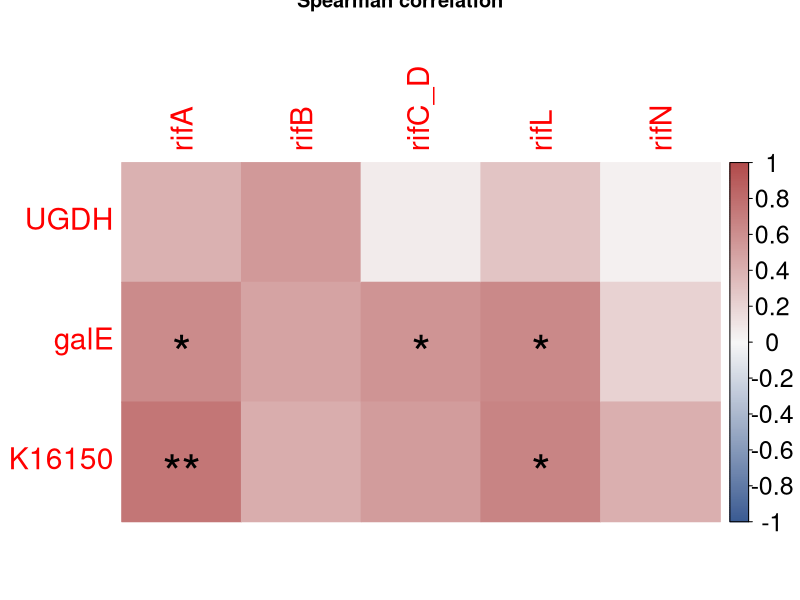

The R source for this figure:

setwd("E:/HACscript")
library(corrplot)
library(psych)
library(ggplot2)


# 读取数据
state.clean  <- read.table("Data/vb_gene_corr_data.txt", header = TRUE, row.names = 1)
dput(state.clean)

rhizo.spearman.clean<-cor(state.clean,use = "complete.obs",method = "spearman")
res5 <- cor.mtest(state.clean, conf.level = .95,  method = "spearman") 
genes_v <- c("UGDH", "galE", "K16150")
genes_b <- c("rifA", "rifB", "rifC_D", "rifL", "rifN")

corr_sub <- rhizo.spearman.clean[genes_v, genes_b]
p_sub    <- res5$p[genes_v, genes_b]


#figure output
pdf("Results/vb_gene_corr_result.pdf", width = 500/80, height = 350/80)

corrplot(
  corr = corr_sub,
  p.mat = p_sub,
  col = colorRampPalette(
    c("#3B5B92", "#F7F7F7", "#B24C4C")
  )(200),
  method = "color",
  insig = "label_sig",
  sig.level = c(.001, .01, .05),
  pch.cex = 3,
  tl.cex = 1.8,
  cl.cex = 1.5,
  title = "Spearman correlation",
  title.cex = 2
)
dev.off()

#data output
corr_df <- expand.grid(genes_v,genes_b, stringsAsFactors = FALSE)

corr_df$spearman.r <- as.vector(corr_sub)
corr_df$spearman.p <- as.vector(p_sub)

# rename
colnames(corr_df) <- c("virus.gene", "bacteria.gene", "spearman.r", "spearman.p")

#write.table( corr_df,file = "Results/rhizo.spearman.r.txt", sep = "\t", row.names = FALSE, quote = FALSE)
